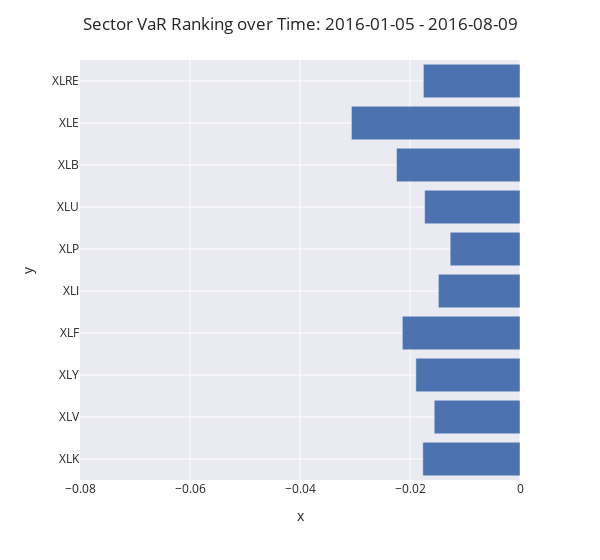
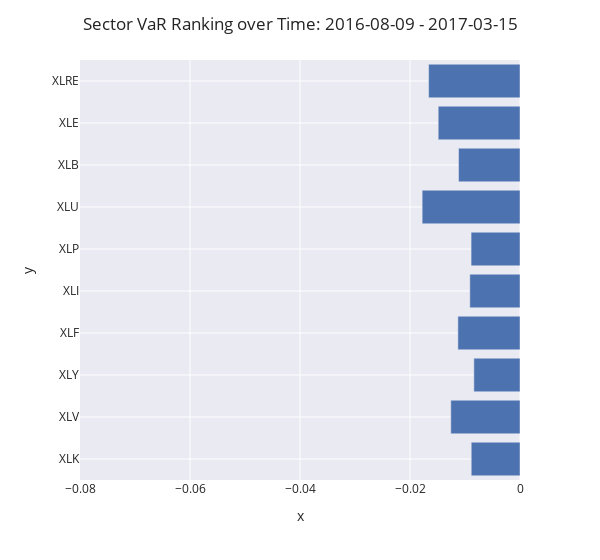
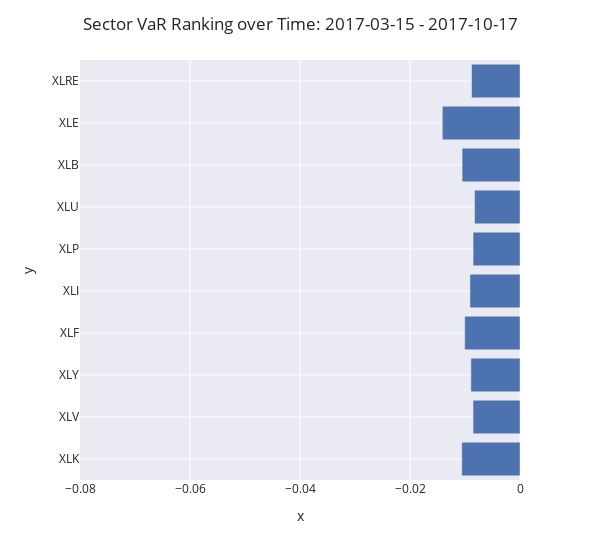
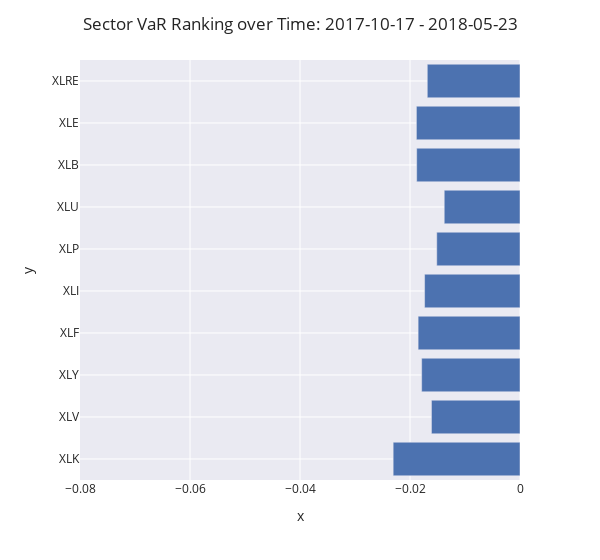

Notebook source saved alongside these figures, in order:
### Code cell
# # create GIF file with rolling correlations
interval_size = 150

var_rank = []
for i in range(0, len(return_data) - 150, interval_size):
    temp_data = return_data.iloc[i:(i+interval_size), :]
    var_col_rank = []
    for j in range(0, len(return_data.columns)):
        sector_col = temp_data.iloc[:,j]
        var_col_rank.append(np.percentile(sector_col, 5))
    var_rank.append(var_col_rank)


for i in range(0, len(var_rank)):  
    fig = px.bar(y = return_data.columns,x = var_rank[i], template="seaborn", range_x=[-.08, 0])
    fig.layout.width = 600
    fig.layout.title = "Sector VaR Ranking over Time: " + \
        str(return_data.index[i*interval_size])+ " - " + \
        str(return_data.index[i*interval_size+interval_size])
    fig.show()
    # fig.write_image("var_rank/var_rank_"+str(i)+".jpeg")

### Figure 1 — Plotly figure (JSON) as saved in the notebook; plotly's stock layout.template omitted (floating-point values rounded to 4 significant figures)
{"data": [{"alignmentgroup": "True", "hovertemplate": "x=%{x}<br>y=%{y}<extra></extra>", "legendgroup": "", "marker": {"color": "rgb(76,114,176)"}, "name": "", "offsetgroup": "", "orientation": "h", "showlegend": false, "textposition": "auto", "type": "bar", "x": [-0.01767, -0.01559, -0.01893, -0.02139, -0.01484, -0.01269, -0.01734, -0.02245, -0.03065, -0.01757], "xaxis": "x", "y": ["XLK", "XLV", "XLY", "XLF", "XLI", "XLP", "XLU", "XLB", "XLE", "XLRE"], "yaxis": "y"}], "layout": {"barmode": "relative", "legend": {"tracegroupgap": 0}, "margin": {"t": 60}, "title": {"text": "Sector VaR Ranking over Time: 2016-01-05 - 2016-08-09"}, "width": 600, "xaxis": {"anchor": "y", "domain": [0, 1], "range": [-0.08, 0], "title": {"text": "x"}}, "yaxis": {"anchor": "x", "domain": [0, 1], "title": {"text": "y"}}}}

### Figure 2 — Plotly figure (JSON) as saved in the notebook; plotly's stock layout.template omitted (floating-point values rounded to 4 significant figures)
{"data": [{"alignmentgroup": "True", "hovertemplate": "x=%{x}<br>y=%{y}<extra></extra>", "legendgroup": "", "marker": {"color": "rgb(76,114,176)"}, "name": "", "offsetgroup": "", "orientation": "h", "showlegend": false, "textposition": "auto", "type": "bar", "x": [-0.008867, -0.01258, -0.008388, -0.01129, -0.009124, -0.008895, -0.01779, -0.01117, -0.01487, -0.01661], "xaxis": "x", "y": ["XLK", "XLV", "XLY", "XLF", "XLI", "XLP", "XLU", "XLB", "XLE", "XLRE"], "yaxis": "y"}], "layout": {"barmode": "relative", "legend": {"tracegroupgap": 0}, "margin": {"t": 60}, "title": {"text": "Sector VaR Ranking over Time: 2016-08-09 - 2017-03-15"}, "width": 600, "xaxis": {"anchor": "y", "domain": [0, 1], "range": [-0.08, 0], "title": {"text": "x"}}, "yaxis": {"anchor": "x", "domain": [0, 1], "title": {"text": "y"}}}}

### Figure 3 — Plotly figure (JSON) as saved in the notebook; plotly's stock layout.template omitted (floating-point values rounded to 4 significant figures)
{"data": [{"alignmentgroup": "True", "hovertemplate": "x=%{x}<br>y=%{y}<extra></extra>", "legendgroup": "", "marker": {"color": "rgb(76,114,176)"}, "name": "", "offsetgroup": "", "orientation": "h", "showlegend": false, "textposition": "auto", "type": "bar", "x": [-0.01058, -0.008537, -0.008933, -0.01005, -0.009103, -0.008528, -0.008258, -0.01053, -0.01413, -0.008804], "xaxis": "x", "y": ["XLK", "XLV", "XLY", "XLF", "XLI", "XLP", "XLU", "XLB", "XLE", "XLRE"], "yaxis": "y"}], "layout": {"barmode": "relative", "legend": {"tracegroupgap": 0}, "margin": {"t": 60}, "title": {"text": "Sector VaR Ranking over Time: 2017-03-15 - 2017-10-17"}, "width": 600, "xaxis": {"anchor": "y", "domain": [0, 1], "range": [-0.08, 0], "title": {"text": "x"}}, "yaxis": {"anchor": "x", "domain": [0, 1], "title": {"text": "y"}}}}

### Figure 4 — Plotly figure (JSON) as saved in the notebook; plotly's stock layout.template omitted (floating-point values rounded to 4 significant figures)
{"data": [{"alignmentgroup": "True", "hovertemplate": "x=%{x}<br>y=%{y}<extra></extra>", "legendgroup": "", "marker": {"color": "rgb(76,114,176)"}, "name": "", "offsetgroup": "", "orientation": "h", "showlegend": false, "textposition": "auto", "type": "bar", "x": [-0.02306, -0.0161, -0.01788, -0.01852, -0.01735, -0.01514, -0.01377, -0.01879, -0.01884, -0.01686], "xaxis": "x", "y": ["XLK", "XLV", "XLY", "XLF", "XLI", "XLP", "XLU", "XLB", "XLE", "XLRE"], "yaxis": "y"}], "layout": {"barmode": "relative", "legend": {"tracegroupgap": 0}, "margin": {"t": 60}, "title": {"text": "Sector VaR Ranking over Time: 2017-10-17 - 2018-05-23"}, "width": 600, "xaxis": {"anchor": "y", "domain": [0, 1], "range": [-0.08, 0], "title": {"text": "x"}}, "yaxis": {"anchor": "x", "domain": [0, 1], "title": {"text": "y"}}}}
